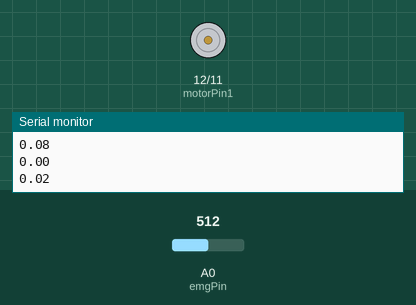
The program below on a simulated Arduino Nano, built with avr-gcc and run on an emulated ATmega328P. Shown: motor-driver pin pairs drawn as motors (green arrow = first pin HIGH = forward, orange = second pin HIGH = backward, longer = more drive), the last lines printed to the serial monitor. Inputs (shaded band) come from the test bench; at power-on: A0 (emgPin) = 512.

Above: at 1.2 s.
1.3 s: A0 (emgPin) set to 716
At 2.4 s:
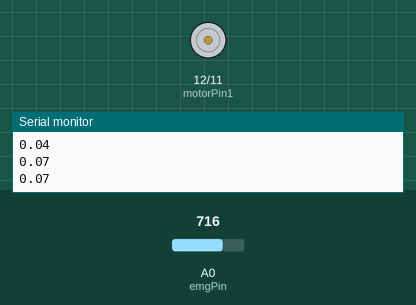
2.9 s: A0 (emgPin) set to 900
At 3.4 s:
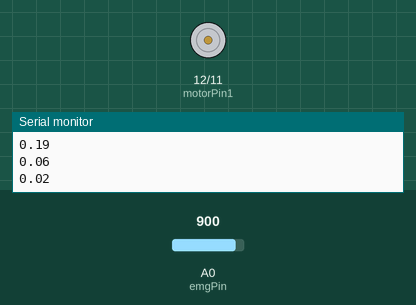
Timing chart, 0 to 5.9 s (numbered marks = the images above; inputs shaded):
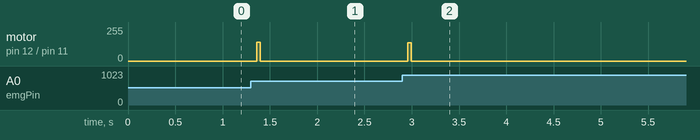

Measured:
- after the input at 1.3 s, motor on pin 12 (motorPin1) / pin 11 (motorPin2): stopped → forward 139/255 after 0.06 s, → stopped 0.04 s later
- after the input at 2.9 s, motor on pin 12 (motorPin1) / pin 11 (motorPin2): stopped → forward 138/255 after 0.06 s, → stopped 0.04 s later

The program:

main.cpp
```cpp
#include "arduino.h"
#include <RunningMedian.h>
#include <avr/io.h>
#include <avr/interrupt.h>
#include <TimerOne.h>

#define emgPin A0
#define motorPin1 12
#define motorPin2 11
#define encoderPinA 4
#define encoderPinB 5

int offset, err, lastErr, integral, derivative, speed, preset, read, emg, Time, lastTime;
float Kp, Ki,  Kd, move, newZero, lastemg, emgF;
//Band pass butterworth filter order=3 alpha1=0.025 alpha2=0.15
class  FilterBuBp3{
public:
		FilterBuBp3()
		{
			for(int i=0; i <= 6; i++)
				v[i]=0.0;
		}
	private:
		float v[7];
	public:
		float step(float x) //class II
		{
			v[0] = v[1];
			v[1] = v[2];
			v[2] = v[3];
			v[3] = v[4];
			v[4] = v[5];
			v[5] = v[6];
			v[6] = (3.170787110733085806e-2 * x)
				 + (-0.19782518726431930212 * v[0])
				 + (1.38788470731904034494 * v[1])
				 + (-4.20931786595035717369 * v[2])
				 + (7.17741585647423896432 * v[3])
				 + (-7.27499106118624716544 * v[4])
				 + (4.11519807365291967471 * v[5]);
			return
				 (v[6] - v[0])
				+3 * (v[2] - v[4]);
		}
};
FilterBuBp3 filter;

RunningMedian samples = RunningMedian(5);
void readVal(){// reads value from EMG at set interrupt time
	emg = analogRead(emgPin);
	emgF = filter.step(emg);
	emgF = abs(emgF);
}

void runMotor(int speed) {
  analogWrite(motorPin2, 0);
  analogWrite(motorPin1, speed);
}

void motorStop(){
	runMotor(0);
}

void setup() {
	Serial.begin(9600);
  Serial.println("init");
  pinMode(emgPin, INPUT);
	Timer1.initialize(1000);
	Timer1.start();
	Timer1.attachInterrupt(readVal);
	//while(!Serial);
	lastTime = 0;
	Time = 50000;
}

unsigned long prevTime =0;
void loop() {
	if (micros() - lastTime >= 50000){
		runMotor(0);
	}
	if (emgF > 10 ){
		if( emgF > 255){
			emgF = 255;
		}
		if( micros() - lastTime >= 50000){
			runMotor(255);
			lastTime = micros();
		}
	}
	Serial.println(emgF);

//   unsigned long currTime = micros();
//   Serial.println(currTime - prevTime);
//   prevTime = currTime;
//   err = offset - emgF;
//   derivative = err - lastErr;
//   move = Kp * err + Ki * integral + Kd *derivative;
//   runMotor(move);
//   lastErr = err;
//   lastemg = emgF;
}
```
